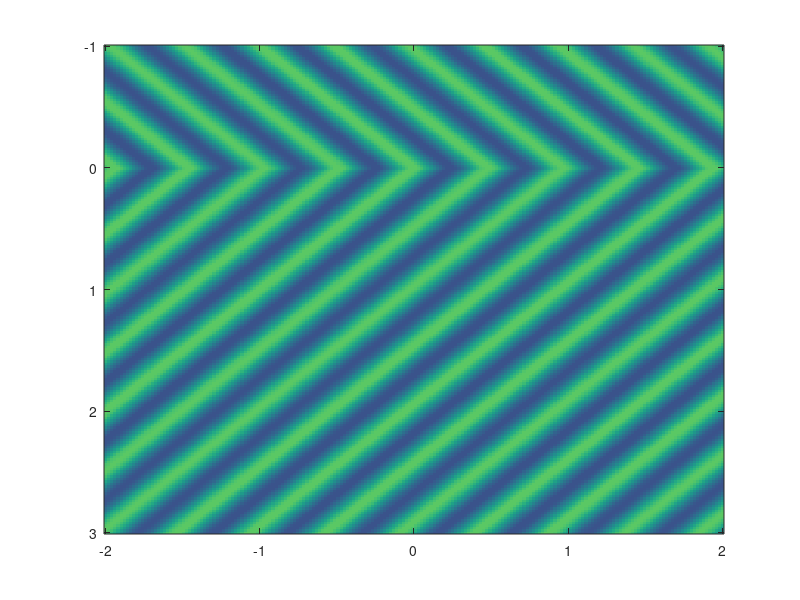

The MATLAB source for this figure: (Note: this script raises an error after producing the figure.)
%%%%%%%%%%%%%%%%%%%%%%%%%%%%%%%%%%%%%%%%%%%%%%%%%%%%%%%%%%%%%%%%%%%%%%%%%%%
% This work is supplementary material for the book                        %
%                                                                         %
% Jens Ahrens, Analytic Methods of Sound Field Synthesis, Springer-Verlag %
% Berlin Heidelberg, 2012, http://dx.doi.org/10.1007/978-3-642-25743-8    %
%                                                                         %
% It has been downloaded from http://soundfieldsynthesis.org and is       %
% licensed under a Creative Commons Attribution-NonCommercial-ShareAlike  % 
% 3.0 Unported License. Please cite the book appropriately if you use     % 
% these materials in your own work.                                       %
%                                                                         %
% (c) 2012 by Jens Ahrens                                                 %
%%%%%%%%%%%%%%%%%%%%%%%%%%%%%%%%%%%%%%%%%%%%%%%%%%%%%%%%%%%%%%%%%%%%%%%%%%%

clear;

% both Fig. 3.14(a) and (b) will be created 

theta_pw = pi/4;
phi_pw   = pi/2;
f        = 1000; % Hz
c        = 343;  % m/s
k        = (2*pi*f)/c;

k_pw_x = k * cos( theta_pw ) * sin( phi_pw );
k_pw_y = k * sin( theta_pw ) * sin( phi_pw );
k_pw_z = k * cos( phi_pw );

% create spatial grid
X        = linspace( -2, 2, 200 );
Y        = linspace( -1, 3, 200 );
[ x, y ] = meshgrid( X, Y );
z        = 0;

% Sec. 3.6.3: Desired field is perfectly synthesized thought mirrored
% at the x-z-plane
S = exp( -1i .* ( k_pw_x .* x + k_pw_y .* abs( y ) + k_pw_z .* z ) ); % Eq. (1.1)

% Fig. 3.14(a)
figure;
imagesc( X, Y, real( S ), [ -2 2 ] );
turn_imagesc;
colormap gray;
axis square;

hold on;
% plot secondary source distribution
plot( [ -2 2 ],  [ 0 0 ], 'k', 'Linewidth', 2 )
hold off;

xlabel( 'x (m)' );
ylabel( 'y (m)' );
graph_defaults;

% Fig. 3.14(b)
figure;
imagesc( X, Y, 20*log10 ( abs( S ) ), [ -10 10 ] );
turn_imagesc;
colormap gray;
revert_colormap;
colorbar;
axis square;

hold on;
% plot secondary source distribution
plot( [ -2 2 ],  [ 0 0 ], 'k', 'Linewidth', 2 )
hold off;

xlabel( 'x (m)' );
ylabel( 'y (m)' );
graph_defaults;
